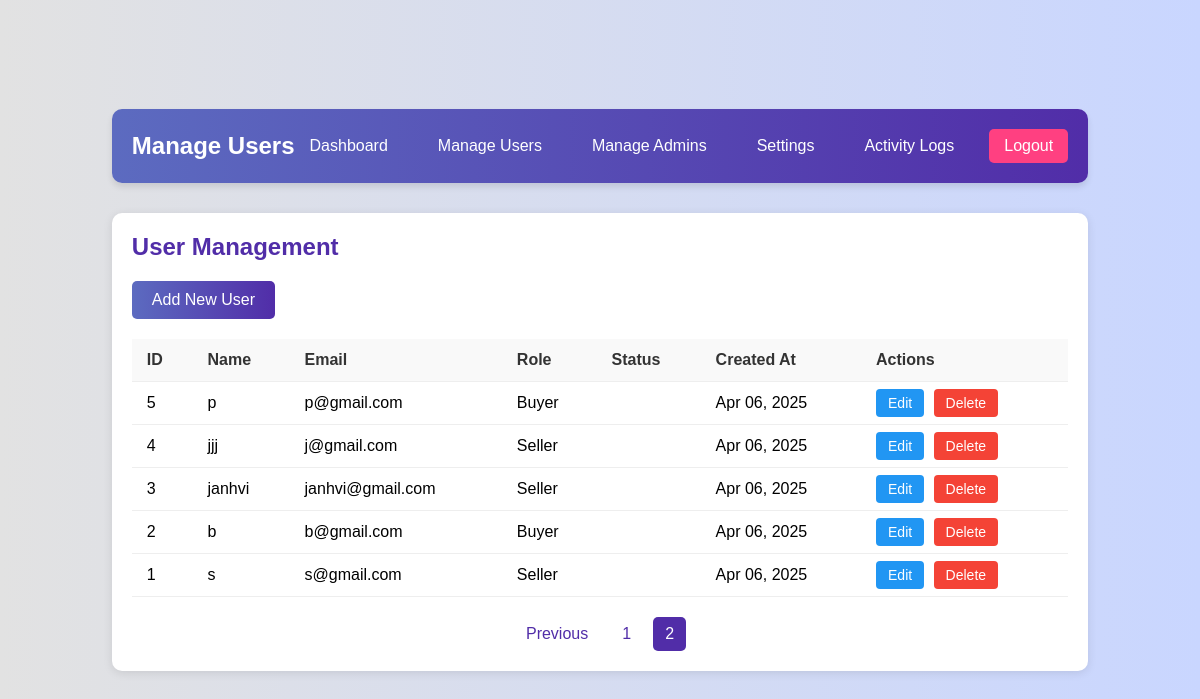
Screenshot of /signUpLogin/admin/users.php?page=2 (signed in) with the database file from the repository.
### tables this page shows
CREATE TABLE `users` (
  `id` int(11) NOT NULL,
  `name` varchar(255) NOT NULL,
  `email` varchar(255) NOT NULL,
  `password` varchar(255) NOT NULL,
  `role` enum('buyer','seller') NOT NULL,
  `created_at` timestamp NOT NULL DEFAULT current_timestamp()
);

### signUpLogin/admin/users.php (the view, shortened to what this page needs)
<?php
$host = 'localhost';
$dbname = 'j';
$username = 'root';
$password = '';
try {
    $pdo = new PDO("mysql:host=$host;dbname=$dbname", $username, $password);
    $pdo->setAttribute(PDO::ATTR_ERRMODE, PDO::ERRMODE_EXCEPTION);
    $page = isset($_GET['page']) ? (int)$_GET['page'] : 1;
    $limit = 10;
    $offset = ($page - 1) * $limit;
    $stmt = $pdo->prepare("SELECT * FROM users ORDER BY created_at DESC LIMIT ? OFFSET ?");
    $stmt->bindValue(1, $limit, PDO::PARAM_INT);
    $stmt->bindValue(2, $offset, PDO::PARAM_INT);
    $stmt->execute();
    $users = $stmt->fetchAll();
    $stmt = $pdo->query("SELECT COUNT(*) FROM users");
    $totalUsers = $stmt->fetchColumn();
    $totalPages = ceil($totalUsers / $limit);
} catch(PDOException $e) {
    die("Connection failed: " . $e->getMessage());
}
?>
<!DOCTYPE html>
<html lang="en">
<head>
    <link rel="stylesheet" href="../style.css">
</head>
<body>
    <div class="admin-dashboard">
        <div class="admin-header">
            <h1>Manage Users</h1>
            <div class="admin-nav">
                <a href="dashboard.php">Dashboard</a>
                <a href="users.php">Manage Users</a>
                <a href="admins.php">Manage Admins</a>
                <a href="settings.php">Settings</a>
                <a href="activity.php">Activity Logs</a>
                <a href="logout.php" class="logout-btn">Logout</a>
            </div>
        </div>
        <div class="content-card">
            <h2>User Management</h2>
            <a href="add_user.php" class="add-user-btn">Add New User</a>
            <table>
                <thead>
                    <tr>
                        <th>ID</th>
                        <th>Name</th>
                        <th>Email</th>
                        <th>Role</th>
                        <th>Status</th>
                        <th>Created At</th>
                        <th>Actions</th>
                    </tr>
                </thead>
                <tbody>
                    <?php foreach ($users as $user): ?>
                    <tr>
                        <td><?php echo $user['id']; ?></td>
                        <td><?php echo htmlspecialchars($user['name']); ?></td>
                        <td><?php echo htmlspecialchars($user['email']); ?></td>
                        <td><?php echo ucfirst($user['role']); ?></td>
                        <td>
                        </td>
                        <td><?php echo date('M d, Y', strtotime($user['created_at'])); ?></td>
                        <td>
                            <a href="edit_user.php?id=<?php echo $user['id']; ?>" class="action-btn edit-btn">Edit</a>
                            <a href="delete_user.php?id=<?php echo $user['id']; ?>" class="action-btn delete-btn" onclick="return confirm('Are you sure you want to delete this user?')">Delete</a>
                        </td>
                    </tr>
                    <?php endforeach; ?>
                </tbody>
            </table>
            <?php if ($totalPages > 1): ?>
            <div class="pagination">
                <?php if ($page > 1): ?>
                <a href="?page=<?php echo $page - 1; ?>">Previous</a>
                <?php endif; ?>
                <?php for ($i = 1; $i <= $totalPages; $i++): ?>
                <a href="?page=<?php echo $i; ?>" class="<?php echo $i == $page ? 'active' : ''; ?>"><?php echo $i; ?></a>
                <?php endfor; ?>
            </div>
            <?php endif; ?>
        </div>
    </div>
</body>
</html>

### signUpLogin/style.css (style rules this page uses)
* { margin: 0; padding: 0; box-sizing: border-box; font-family: 'Montserrat', sans-serif; }
body { background-color: #c9d6ff; background: linear-gradient(to right, #e2e2e2, #c9d6ff); display: flex; align-items: center; justify-content: center; flex-direction: column; height: 100vh; }

### signUpLogin/admin/users.php (style rules this page uses)
body { background-color: #f5f5f5; font-family: 'Montserrat', sans-serif; }
.admin-dashboard { padding: 20px; max-width: 1200px; margin: 0 auto; }
.admin-header { display: flex; justify-content: space-between; align-items: center; margin-bottom: 30px; padding: 20px; background: linear-gradient(to right, #5c6bc0, #512da8); color: white; border-radius: 10px; box-shadow: 0 4px 6px rgba(0, 0, 0, 0.1); }
.admin-header h1 { margin: 0; font-size: 24px; }
.admin-nav { display: flex; gap: 20px; }
.admin-nav a { color: white; text-decoration: none; padding: 8px 15px; border-radius: 5px; transition: background-color 0.3s; }
.logout-btn { background: #ff4081; color: white; border: none; padding: 8px 15px; border-radius: 5px; cursor: pointer; transition: background-color 0.3s; }
.content-card { background: white; padding: 20px; border-radius: 10px; box-shadow: 0 2px 10px rgba(0, 0, 0, 0.1); margin-bottom: 20px; }
.content-card h2 { color: #512da8; margin-bottom: 20px; }
table { width: 100%; border-collapse: collapse; }
th, td { padding: 12px 15px; text-align: left; border-bottom: 1px solid #eee; }
th { background-color: #f9f9f9; font-weight: 600; color: #333; }
.pagination { display: flex; justify-content: center; margin-top: 20px; }
.pagination a { color: #512da8; text-decoration: none; padding: 8px 12px; margin: 0 5px; border-radius: 5px; transition: background-color 0.3s; }
.pagination .active { background-color: #512da8; color: white; }
.action-btn { padding: 6px 12px; border-radius: 4px; text-decoration: none; font-size: 14px; margin-right: 5px; }
.edit-btn { background-color: #2196f3; color: white; }
.delete-btn { background-color: #f44336; color: white; }
.add-user-btn { display: inline-block; background: linear-gradient(to right, #5c6bc0, #512da8); color: white; padding: 10px 20px; border-radius: 5px; text-decoration: none; margin-bottom: 20px; transition: all 0.3s ease; }

### rows the page displays
users: id "5", name "p", email "p@gmail.com", role "Buyer", created_at "Apr 06, 2025"
users: id "4", name "jjj", email "j@gmail.com", role "Seller", created_at "Apr 06, 2025"
users: id "3", name "janhvi", email "janhvi@gmail.com", role "Seller", created_at "Apr 06, 2025"
users: id "2", name "b", email "b@gmail.com", role "Buyer", created_at "Apr 06, 2025"
users: id "1", name "s", email "s@gmail.com", role "Seller", created_at "Apr 06, 2025"
